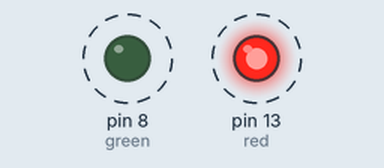
Simulated run of this sketch. Board: Arduino Uno, built with avr-gcc and run on an emulated ATmega328P. Parts: output pins drawn as LEDs (lit = HIGH). Dashed ring = blinking.

Above: at 0.5 s.
Timing chart, 0 to 4.6 s (numbered marks = the images above):
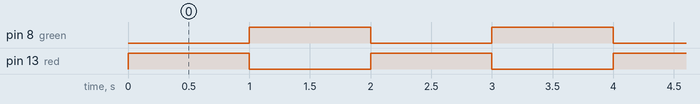

The sketch:

initial.ino
```cpp
int red = 13;
int green = 8;
int ms = 1000;

void setup() {
  pinMode(red, OUTPUT);
  pinMode(green, OUTPUT);
}

void loop () {
  digitalWrite(red, HIGH);
  digitalWrite(green, LOW);
  delay(ms);
  digitalWrite(red, LOW);
  digitalWrite(green, HIGH);
  delay(ms);
}
```

Measured:
- by itself, pin 8 (green), pin 13 (red): alternates HIGH for 1.0 s and LOW for 1.0 s
